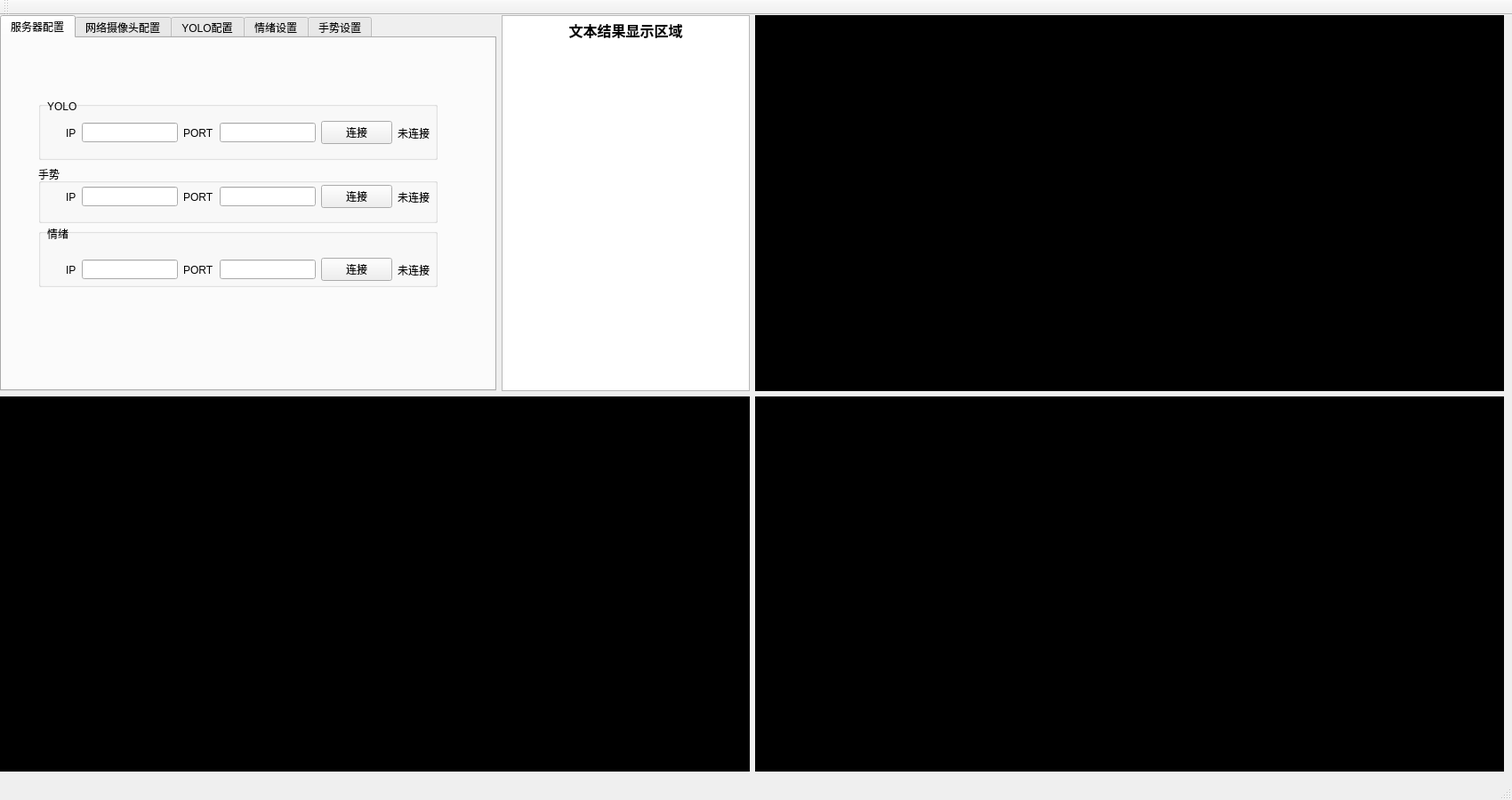
<?xml version="1.0" encoding="UTF-8"?>
<ui version="4.0">
 <class>LabDemoClass</class>
 <widget class="QMainWindow" name="LabDemoClass">
  <property name="geometry">
   <rect>
    <x>0</x>
    <y>0</y>
    <width>1700</width>
    <height>900</height>
   </rect>
  </property>
  <property name="windowTitle">
   <string>LabDemo</string>
  </property>
  <widget class="QWidget" name="centralWidget">
   <widget class="QWidget" name="gridLayoutWidget_3">
    <property name="geometry">
     <rect>
      <x>0</x>
      <y>0</y>
      <width>1691</width>
      <height>851</height>
     </rect>
    </property>
    <layout class="QGridLayout" name="overallGridLayout" rowstretch="1,1" columnstretch="1,1">
     <property name="leftMargin">
      <number>0</number>
     </property>
     <property name="topMargin">
      <number>0</number>
     </property>
     <property name="rightMargin">
      <number>0</number>
     </property>
     <property name="bottomMargin">
      <number>0</number>
     </property>
     <item row="0" column="0">
      <layout class="QHBoxLayout" name="horizontalLayout_3" stretch="2,1">
       <item>
        <widget class="QTabWidget" name="tabWidget">
         <property name="currentIndex">
          <number>0</number>
         </property>
         <widget class="QWidget" name="serverConfigTab">
          <attribute name="title">
           <string>服务器配置</string>
          </attribute>
          <widget class="QWidget" name="verticalLayoutWidget">
           <property name="geometry">
            <rect>
             <x>30</x>
             <y>60</y>
             <width>471</width>
             <height>231</height>
            </rect>
           </property>
           <layout class="QVBoxLayout" name="verticalLayout">
            <item>
             <widget class="QGroupBox" name="groupBox_3">
              <property name="title">
               <string/>
              </property>
              <widget class="QLabel" name="label_5">
               <property name="geometry">
                <rect>
                 <x>10</x>
                 <y>0</y>
                 <width>54</width>
                 <height>12</height>
                </rect>
               </property>
               <property name="text">
                <string>YOLO</string>
               </property>
              </widget>
              <widget class="QWidget" name="horizontalLayoutWidget">
               <property name="geometry">
                <rect>
                 <x>20</x>
                 <y>10</y>
                 <width>431</width>
                 <height>51</height>
                </rect>
               </property>
               <layout class="QHBoxLayout" name="horizontalLayout">
                <item>
                 <widget class="QLabel" name="label_6">
                  <property name="text">
                   <string>IP</string>
                  </property>
                 </widget>
                </item>
                <item>
                 <widget class="QLineEdit" name="yoloIpLe"/>
                </item>
                <item>
                 <widget class="QLabel" name="label_7">
                  <property name="text">
                   <string>PORT</string>
                  </property>
                 </widget>
                </item>
                <item>
                 <widget class="QLineEdit" name="yoloPortLe"/>
                </item>
                <item>
                 <widget class="QPushButton" name="yoloServerConnectBtn">
                  <property name="text">
                   <string>连接</string>
                  </property>
                 </widget>
                </item>
                <item>
                 <widget class="QLabel" name="yoloConnectStatusLb">
                  <property name="text">
                   <string>未连接</string>
                  </property>
                 </widget>
                </item>
               </layout>
              </widget>
             </widget>
            </item>
            <item>
             <widget class="QGroupBox" name="groupBox_2">
              <property name="title">
               <string>手势</string>
              </property>
              <widget class="QLabel" name="label_2">
               <property name="geometry">
                <rect>
                 <x>10</x>
                 <y>0</y>
                 <width>54</width>
                 <height>12</height>
                </rect>
               </property>
               <property name="text">
                <string/>
               </property>
              </widget>
              <widget class="QWidget" name="horizontalLayoutWidget_2">
               <property name="geometry">
                <rect>
                 <x>20</x>
                 <y>10</y>
                 <width>431</width>
                 <height>51</height>
                </rect>
               </property>
               <layout class="QHBoxLayout" name="horizontalLayout_2">
                <item>
                 <widget class="QLabel" name="label_8">
                  <property name="text">
                   <string>IP</string>
                  </property>
                 </widget>
                </item>
                <item>
                 <widget class="QLineEdit" name="handIpLe"/>
                </item>
                <item>
                 <widget class="QLabel" name="label_9">
                  <property name="text">
                   <string>PORT</string>
                  </property>
                 </widget>
                </item>
                <item>
                 <widget class="QLineEdit" name="handPortLe"/>
                </item>
                <item>
                 <widget class="QPushButton" name="handServerConnectBtn">
                  <property name="text">
                   <string>连接</string>
                  </property>
                 </widget>
                </item>
                <item>
                 <widget class="QLabel" name="handConnectStatusLb">
                  <property name="text">
                   <string>未连接</string>
                  </property>
                 </widget>
                </item>
               </layout>
              </widget>
             </widget>
            </item>
            <item>
             <widget class="QGroupBox" name="groupBox">
              <property name="title">
               <string/>
              </property>
              <widget class="QLabel" name="label">
               <property name="geometry">
                <rect>
                 <x>10</x>
                 <y>0</y>
                 <width>54</width>
                 <height>12</height>
                </rect>
               </property>
               <property name="text">
                <string>情绪</string>
               </property>
              </widget>
              <widget class="QWidget" name="horizontalLayoutWidget_3">
               <property name="geometry">
                <rect>
                 <x>20</x>
                 <y>10</y>
                 <width>431</width>
                 <height>73</height>
                </rect>
               </property>
               <layout class="QHBoxLayout" name="horizontalLayout_4">
                <item>
                 <widget class="QLabel" name="label_12">
                  <property name="text">
                   <string>IP</string>
                  </property>
                 </widget>
                </item>
                <item>
                 <widget class="QLineEdit" name="emoIpLe"/>
                </item>
                <item>
                 <widget class="QLabel" name="label_13">
                  <property name="text">
                   <string>PORT</string>
                  </property>
                 </widget>
                </item>
                <item>
                 <widget class="QLineEdit" name="emoPortLe"/>
                </item>
                <item>
                 <widget class="QPushButton" name="emoServerConnectBtn">
                  <property name="text">
                   <string>连接</string>
                  </property>
                 </widget>
                </item>
                <item>
                 <widget class="QLabel" name="emoConnectStatusLb">
                  <property name="text">
                   <string>未连接</string>
                  </property>
                 </widget>
                </item>
               </layout>
              </widget>
             </widget>
            </item>
           </layout>
          </widget>
         </widget>
         <widget class="QWidget" name="webCamConfigTab">
          <attribute name="title">
           <string>网络摄像头配置</string>
          </attribute>
          <widget class="QLabel" name="label_3">
           <property name="geometry">
            <rect>
             <x>100</x>
             <y>50</y>
             <width>311</width>
             <height>31</height>
            </rect>
           </property>
           <property name="text">
            <string>&lt;html&gt;&lt;head/&gt;&lt;body&gt;&lt;p&gt;&lt;span style=&quot; font-size:14pt;&quot;&gt;YOLOY使用的海康威视网络摄像头配置&lt;/span&gt;&lt;/p&gt;&lt;/body&gt;&lt;/html&gt;</string>
           </property>
          </widget>
          <widget class="QWidget" name="gridLayoutWidget">
           <property name="geometry">
            <rect>
             <x>150</x>
             <y>100</y>
             <width>216</width>
             <height>103</height>
            </rect>
           </property>
           <layout class="QGridLayout" name="gridLayout">
            <item row="1" column="1">
             <widget class="QLineEdit" name="webCamUserLe"/>
            </item>
            <item row="2" column="1">
             <widget class="QLineEdit" name="webCamPwdLe"/>
            </item>
            <item row="0" column="1">
             <widget class="QLineEdit" name="webCamIpLe"/>
            </item>
            <item row="0" column="0">
             <widget class="QLabel" name="label_4">
              <property name="text">
               <string>IP</string>
              </property>
             </widget>
            </item>
            <item row="2" column="0">
             <widget class="QLabel" name="label_15">
              <property name="text">
               <string>密码</string>
              </property>
             </widget>
            </item>
            <item row="1" column="0">
             <widget class="QLabel" name="label_14">
              <property name="text">
               <string>用户名</string>
              </property>
             </widget>
            </item>
           </layout>
          </widget>
          <widget class="QPushButton" name="webCamConfigBtn">
           <property name="geometry">
            <rect>
             <x>220</x>
             <y>220</y>
             <width>75</width>
             <height>23</height>
            </rect>
           </property>
           <property name="text">
            <string>确认</string>
           </property>
          </widget>
         </widget>
         <widget class="QWidget" name="yoloConfigTab">
          <attribute name="title">
           <string>YOLO配置</string>
          </attribute>
          <widget class="QWidget" name="gridLayoutWidget_2">
           <property name="geometry">
            <rect>
             <x>80</x>
             <y>60</y>
             <width>331</width>
             <height>161</height>
            </rect>
           </property>
           <layout class="QGridLayout" name="gridLayout_2">
            <item row="0" column="1">
             <widget class="QLineEdit" name="yoloSourceLe"/>
            </item>
            <item row="1" column="0">
             <widget class="QLabel" name="label_17">
              <property name="text">
               <string>&lt;html&gt;&lt;head/&gt;&lt;body&gt;&lt;p align=&quot;center&quot;&gt;&lt;span style=&quot; font-size:12pt;&quot;&gt;conf阈值&lt;/span&gt;&lt;/p&gt;&lt;/body&gt;&lt;/html&gt;</string>
              </property>
             </widget>
            </item>
            <item row="2" column="1">
             <widget class="QLineEdit" name="yoloIouLe"/>
            </item>
            <item row="0" column="0">
             <widget class="QLabel" name="label_16">
              <property name="text">
               <string>&lt;html&gt;&lt;head/&gt;&lt;body&gt;&lt;p align=&quot;center&quot;&gt;&lt;span style=&quot; font-size:14pt;&quot;&gt;图像源&lt;/span&gt;&lt;/p&gt;&lt;/body&gt;&lt;/html&gt;</string>
              </property>
             </widget>
            </item>
            <item row="1" column="1">
             <widget class="QLineEdit" name="yoloConfLe"/>
            </item>
            <item row="2" column="0">
             <widget class="QLabel" name="label_18">
              <property name="text">
               <string>&lt;html&gt;&lt;head/&gt;&lt;body&gt;&lt;p align=&quot;center&quot;&gt;&lt;span style=&quot; font-size:12pt;&quot;&gt;iou阈值&lt;/span&gt;&lt;/p&gt;&lt;/body&gt;&lt;/html&gt;</string>
              </property>
             </widget>
            </item>
            <item row="3" column="0">
             <widget class="QLabel" name="label_19">
              <property name="text">
               <string>&lt;html&gt;&lt;head/&gt;&lt;body&gt;&lt;p align=&quot;center&quot;&gt;&lt;span style=&quot; font-size:12pt;&quot;&gt;显卡序号&lt;/span&gt;&lt;/p&gt;&lt;/body&gt;&lt;/html&gt;</string>
              </property>
             </widget>
            </item>
            <item row="3" column="1">
             <widget class="QLineEdit" name="yoloDeviceLe"/>
            </item>
           </layout>
          </widget>
          <widget class="QPushButton" name="yoloStartBtn">
           <property name="geometry">
            <rect>
             <x>120</x>
             <y>250</y>
             <width>75</width>
             <height>23</height>
            </rect>
           </property>
           <property name="text">
            <string>开始</string>
           </property>
          </widget>
          <widget class="QPushButton" name="yoloStopBtn">
           <property name="geometry">
            <rect>
             <x>300</x>
             <y>250</y>
             <width>75</width>
             <height>23</height>
            </rect>
           </property>
           <property name="text">
            <string>停止</string>
           </property>
          </widget>
         </widget>
         <widget class="QWidget" name="emoConfigTab">
          <attribute name="title">
           <string>情绪设置</string>
          </attribute>
          <widget class="QPushButton" name="emoStartBtn">
           <property name="geometry">
            <rect>
             <x>140</x>
             <y>170</y>
             <width>75</width>
             <height>23</height>
            </rect>
           </property>
           <property name="text">
            <string>开始</string>
           </property>
          </widget>
          <widget class="QPushButton" name="emoStopBtn">
           <property name="geometry">
            <rect>
             <x>320</x>
             <y>170</y>
             <width>75</width>
             <height>23</height>
            </rect>
           </property>
           <property name="text">
            <string>停止</string>
           </property>
          </widget>
         </widget>
         <widget class="QWidget" name="handConfigTab">
          <attribute name="title">
           <string>手势设置</string>
          </attribute>
          <widget class="QPushButton" name="handStopBtn">
           <property name="geometry">
            <rect>
             <x>320</x>
             <y>170</y>
             <width>75</width>
             <height>23</height>
            </rect>
           </property>
           <property name="text">
            <string>停止</string>
           </property>
          </widget>
          <widget class="QPushButton" name="handStartBtn">
           <property name="geometry">
            <rect>
             <x>140</x>
             <y>170</y>
             <width>75</width>
             <height>23</height>
            </rect>
           </property>
           <property name="text">
            <string>开始</string>
           </property>
          </widget>
         </widget>
        </widget>
       </item>
       <item>
        <widget class="QTextEdit" name="resultShowTe">
         <property name="html">
          <string>&lt;!DOCTYPE HTML PUBLIC &quot;-//W3C//DTD HTML 4.0//EN&quot; &quot;http://www.w3.org/TR/REC-html40/strict.dtd&quot;&gt;
&lt;html&gt;&lt;head&gt;&lt;meta name=&quot;qrichtext&quot; content=&quot;1&quot; /&gt;&lt;style type=&quot;text/css&quot;&gt;
p, li { white-space: pre-wrap; }
&lt;/style&gt;&lt;/head&gt;&lt;body style=&quot; font-family:'SimSun'; font-size:9pt; font-weight:400; font-style:normal;&quot;&gt;
&lt;p align=&quot;center&quot; style=&quot; margin-top:0px; margin-bottom:0px; margin-left:0px; margin-right:0px; -qt-block-indent:0; text-indent:0px;&quot;&gt;&lt;span style=&quot; font-size:12pt; font-weight:600;&quot;&gt;文本结果显示区域&lt;/span&gt;&lt;/p&gt;&lt;/body&gt;&lt;/html&gt;</string>
         </property>
        </widget>
       </item>
      </layout>
     </item>
     <item row="1" column="0">
      <widget class="QLabel" name="handImgLb">
       <property name="styleSheet">
        <string notr="true">background-color:rgb(0, 0, 0)</string>
       </property>
       <property name="text">
        <string>TextLabel</string>
       </property>
      </widget>
     </item>
     <item row="0" column="1">
      <widget class="QLabel" name="yoloImgLb">
       <property name="styleSheet">
        <string notr="true">background-color:rgb(0, 0, 0)</string>
       </property>
       <property name="text">
        <string>TextLabel</string>
       </property>
      </widget>
     </item>
     <item row="1" column="1">
      <widget class="QLabel" name="emoImgLb">
       <property name="styleSheet">
        <string notr="true">background-color:rgb(0, 0, 0)</string>
       </property>
       <property name="text">
        <string>TextLabel</string>
       </property>
      </widget>
     </item>
    </layout>
   </widget>
  </widget>
  <widget class="QMenuBar" name="menuBar">
   <property name="geometry">
    <rect>
     <x>0</x>
     <y>0</y>
     <width>1700</width>
     <height>23</height>
    </rect>
   </property>
  </widget>
  <widget class="QToolBar" name="mainToolBar">
   <attribute name="toolBarArea">
    <enum>TopToolBarArea</enum>
   </attribute>
   <attribute name="toolBarBreak">
    <bool>false</bool>
   </attribute>
  </widget>
  <widget class="QStatusBar" name="statusBar"/>
 </widget>
 <layoutdefault spacing="6" margin="11"/>
 <tabstops>
  <tabstop>yoloIpLe</tabstop>
  <tabstop>yoloPortLe</tabstop>
  <tabstop>yoloServerConnectBtn</tabstop>
  <tabstop>handIpLe</tabstop>
  <tabstop>handPortLe</tabstop>
  <tabstop>handServerConnectBtn</tabstop>
  <tabstop>emoIpLe</tabstop>
  <tabstop>emoPortLe</tabstop>
  <tabstop>emoServerConnectBtn</tabstop>
  <tabstop>webCamIpLe</tabstop>
  <tabstop>webCamUserLe</tabstop>
  <tabstop>webCamPwdLe</tabstop>
  <tabstop>webCamConfigBtn</tabstop>
  <tabstop>yoloSourceLe</tabstop>
  <tabstop>yoloConfLe</tabstop>
  <tabstop>yoloIouLe</tabstop>
  <tabstop>yoloDeviceLe</tabstop>
  <tabstop>yoloStartBtn</tabstop>
 </tabstops>
 <resources/>
 <connections/>
</ui>
